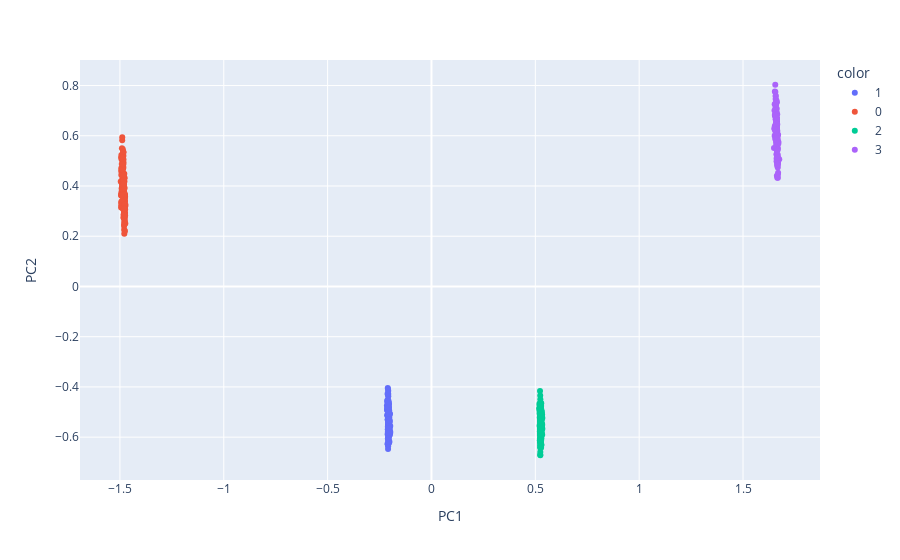

Here is the notebook cell this chart was saved with:
### Markdown cell above
# PCA --> Scatterplot Visualizations

### Code cell
from sklearn.decomposition import PCA
pca = PCA(n_components=2)

df_pca = pd.DataFrame(pca.fit_transform(df_seg_scaled), columns = ['PC1', 'PC2'])
df_pca['Cluster'] = df_seg_scaled['Cluster']

fig = px.scatter(df_pca, x='PC1', y='PC2', color=df_pca['Cluster'].astype(str))
fig.show()

### Figure 1 — Plotly figure (JSON) as saved in the notebook; plotly's stock layout.template omitted (floating-point values rounded to 4 significant figures; data arrays with more than 128 entries replaced by an {"elided": "..."} marker saying what was removed)
{"data": [{"hovertemplate": "color=1<br>PC1=%{x}<br>PC2=%{y}<extra></extra>", "legendgroup": "1", "marker": {"color": "#636efa", "symbol": "circle"}, "mode": "markers", "name": "1", "orientation": "v", "showlegend": true, "type": "scatter", "x": {"elided": "164 float values"}, "xaxis": "x", "y": {"elided": "164 float values"}, "yaxis": "y"}, {"hovertemplate": "color=0<br>PC1=%{x}<br>PC2=%{y}<extra></extra>", "legendgroup": "0", "marker": {"color": "#EF553B", "symbol": "circle"}, "mode": "markers", "name": "0", "orientation": "v", "showlegend": true, "type": "scatter", "x": {"elided": "229 float values"}, "xaxis": "x", "y": {"elided": "229 float values"}, "yaxis": "y"}, {"hovertemplate": "color=2<br>PC1=%{x}<br>PC2=%{y}<extra></extra>", "legendgroup": "2", "marker": {"color": "#00cc96", "symbol": "circle"}, "mode": "markers", "name": "2", "orientation": "v", "showlegend": true, "type": "scatter", "x": {"elided": "189 float values"}, "xaxis": "x", "y": {"elided": "189 float values"}, "yaxis": "y"}, {"hovertemplate": "color=3<br>PC1=%{x}<br>PC2=%{y}<extra></extra>", "legendgroup": "3", "marker": {"color": "#ab63fa", "symbol": "circle"}, "mode": "markers", "name": "3", "orientation": "v", "showlegend": true, "type": "scatter", "x": {"elided": "165 float values"}, "xaxis": "x", "y": {"elided": "165 float values"}, "yaxis": "y"}], "layout": {"autosize": true, "legend": {"title": {"text": "color"}, "tracegroupgap": 0}, "margin": {"t": 60}, "xaxis": {"anchor": "y", "autorange": true, "domain": [0, 1], "range": [-1.684, 1.863], "title": {"text": "PC1"}, "type": "linear"}, "yaxis": {"anchor": "x", "autorange": true, "domain": [0, 1], "range": [-0.7863, 0.9174], "title": {"text": "PC2"}, "type": "linear"}}}
